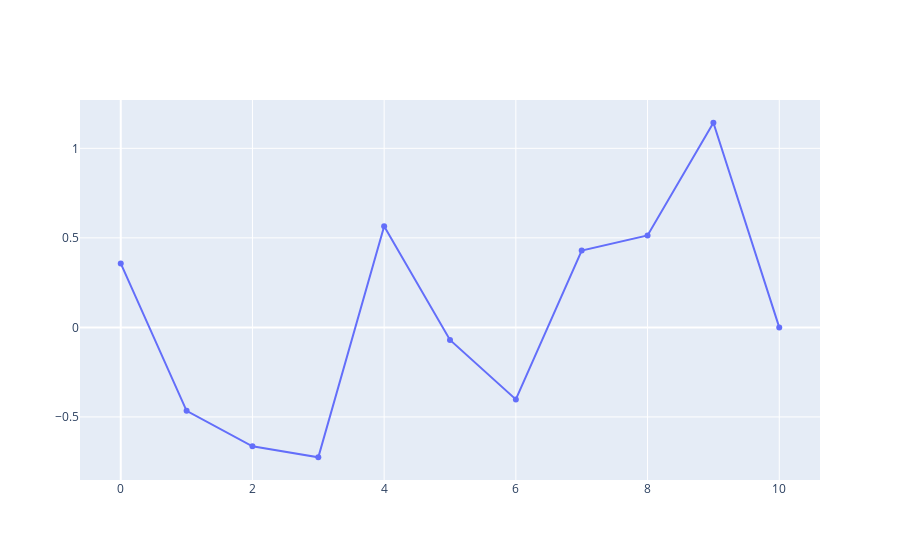

The code cell stored with this chart in its notebook:
### Code cell
fig = go.Figure()
fig.add_trace(go.Scatter(y=all_data.iloc[4], name="y1",
                    line_shape='linear'))
fig.write_json("slice.json")
fig.show()

### Figure 1 — Plotly figure (JSON) as saved in the notebook; plotly's stock layout.template omitted (floating-point values rounded to 4 significant figures)
{"data": [{"line": {"shape": "linear"}, "name": "y1", "type": "scatter", "y": [0.3575, -0.4657, -0.6639, -0.7252, 0.5644, -0.07028, -0.402, 0.4288, 0.5138, 1.143, 0]}], "layout": {}}
